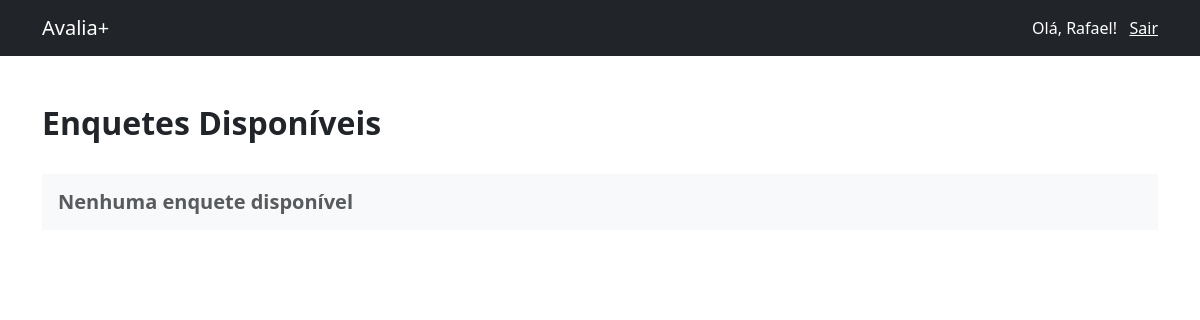
Page /aluno/enquetes (signed in) on the earlier database version.
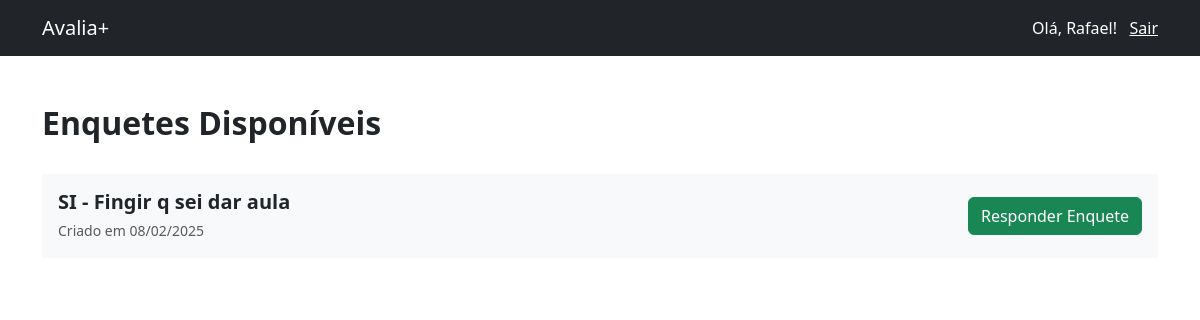
Same page on the later database version.
### tables this page shows
CREATE TABLE usuarios (
          id INTEGER PRIMARY KEY AUTOINCREMENT,
          nome TEXT NOT NULL,
          email TEXT NOT NULL UNIQUE,
          senha TEXT NOT NULL,
          perfil TEXT DEFAULT 'aluno',
          criado_em TIMESTAMP DEFAULT CURRENT_TIMESTAMP
        );

CREATE TABLE enquetes (
          id INTEGER PRIMARY KEY AUTOINCREMENT,
          titulo TEXT NOT NULL,
          perguntas TEXT,
          criado_em TIMESTAMP DEFAULT CURRENT_TIMESTAMP
        );

### routes.py (the view)
@login_required
def aluno_enquetes():
  enquetes = db.recuperar_enquetes_disponiveis(current_user.id)
  return render_template('aluno/enquetes.html', enquetes=enquetes)

### auth.py (called while the page is built)
    @self.login_manager.user_loader
    def load_user(user_id):
      return self.db.recuperar_usuario(user_id)

### database.py (called while the page is built)
  def _connect(self):
    return sqlite3.connect(self.db_name)

  def recuperar_usuario(self, id):
    conn = self._connect()
    cursor = conn.cursor()
    cursor.execute('SELECT id, email, nome, senha, perfil FROM usuarios WHERE id = ?', (id,))
    usuario = cursor.fetchone()
    conn.close()
    if usuario:
      return User(usuario[0], usuario[1], usuario[2], usuario[3], usuario[4])
    else:
      return None

  def recuperar_enquetes_disponiveis(self, usuario_id):
    try:
      conn = self._connect()
      cursor = conn.cursor()
      cursor.execute('''
        SELECT e.id, e.titulo, e.criado_em
        FROM enquetes e
        WHERE e.id NOT IN (
          SELECT DISTINCT enquete_id
          FROM respostas
          WHERE usuario_id = ?
        )
      ''', (usuario_id,))
      enquetes = cursor.fetchall()
      enquetes = [{'id': enquete[0],
                  'titulo': enquete[1],
                  'criado_em': datetime.strptime(enquete[2], '%Y-%m-%d %H:%M:%S').strftime('%d/%m/%Y')}
                  for enquete in enquetes]
      conn.close()
      return enquetes
    except Exception as e:
      flash('Erro ao buscar enquetes: ' + str(e))
      return []

### templates/aluno/enquetes.html (shortened to what this page needs)
{% extends "index.html" %}
{% block content %}
  <div class="container py-5">
    <div class="d-flex w-100 justify-content-between align-items-center">
      <h2><strong>Enquetes Disponíveis</strong></h2>
    </div>
    <div class="mt-4">
      {% for enquete in enquetes %}
        <div class="bg-light p-3 d-flex justify-content-between align-items-center mt-4">
          <div>
            <h5 class="mb-0"><strong>{{ enquete.titulo }}</strong></h5>
            <div class="text-muted pt-1">
              <small>Criado em {{ enquete.criado_em }}</small>
            </div>
          </div>
          <a href="{{ url_for('responder_enquete', enquete_id=enquete.id) }}" class="btn btn-success">Responder Enquete</a>
        </div>
      {% endfor %}
      {% if enquetes|length == 0 %}
        <div class="bg-light p-3 d-flex justify-content-between align-items-center mt-4">
          <div>
            <h5 class="mb-0"><strong class="text-muted">Nenhuma enquete disponível</strong></h5>
          </div>
        </div>
      {% endif %}
    </div>
  </div>
{% endblock %}

### templates/index.html (shortened to what this page needs)
<!doctype html>
<html lang="en">
  <head>
    {% block head %}
      {% block styles %}
        <link rel="stylesheet" type="text/css" href="{{url_for('static', filename='css/bootstrap.min.css')}}">
        <link rel="stylesheet" type="text/css" href="{{url_for('static', filename='css/styles.css')}}">
      {% endblock %}
    {% endblock %}
  </head>
  <body>
    {% if current_user.is_authenticated %}
      <nav class="navbar sticky-top bg-dark ">
        <div class="container">
          <a class="navbar-brand text-white" href="#">Avalia+</a>
          <span class="navbar-text text-white">
            Olá, {{ current_user.nome }}! &nbsp;
            <a href="{{url_for('logout')}}" class="text-white">Sair</a>
          </span>
        </div>
      </nav>
    {% endif %}
    {% block content %}{% endblock %}
  </body>
</html>

### static/css/styles.css (style rules this page uses)
body, html { width: 100%; height: 100%; }

Differences in the rows shown:
now on this page (row edited): enquetes: titulo "SI - Fingir q sei dar aula", criado_em "08/02/2025"
Other differences:
text no longer shown: "Nenhuma enquete disponível"
